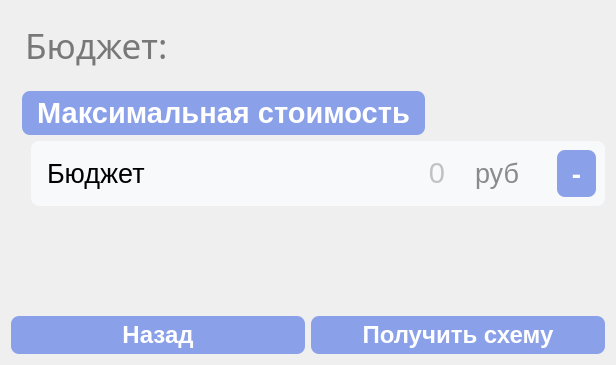
              <widget class="QWidget" name="output">
               <layout class="QVBoxLayout" name="verticalLayout_10">
                <item>
                 <layout class="QHBoxLayout" name="horizontalLayout_68" stretch="0,2">
                  <item>
                   <widget class="QLabel" name="label_45">
                    <property name="font">
                     <font>
                      <family>Montserrat</family>
                      <pointsize>26</pointsize>
                     </font>
                    </property>
                    <property name="focusPolicy">
                     <enum>Qt::NoFocus</enum>
                    </property>
                    <property name="layoutDirection">
                     <enum>Qt::LeftToRight</enum>
                    </property>
                    <property name="styleSheet">
                     <string notr="true">color:rgb(120, 120, 120);
margin-top: 5px;
padding: 5px;</string>
                    </property>
                    <property name="text">
                     <string>Бюджет:</string>
                    </property>
                    <property name="textFormat">
                     <enum>Qt::PlainText</enum>
                    </property>
                    <property name="alignment">
                     <set>Qt::AlignLeading|Qt::AlignLeft|Qt::AlignVCenter</set>
                    </property>
                    <property name="wordWrap">
                     <bool>false</bool>
                    </property>
                   </widget>
                  </item>
                  <item>
                   <spacer name="horizontalSpacer_43">
                    <property name="orientation">
                     <enum>Qt::Horizontal</enum>
                    </property>
                    <property name="sizeHint" stdset="0">
                     <size>
                      <width>40</width>
                      <height>20</height>
                     </size>
                    </property>
                   </spacer>
                  </item>
                 </layout>
                </item>
                <item>
                 <layout class="QHBoxLayout" name="horizontalLayout_29">
                  <item>
                   <widget class="QPushButton" name="pushButton_9">
                    <property name="font">
                     <font>
                      <pointsize>22</pointsize>
                      <weight>75</weight>
                      <bold>true</bold>
                     </font>
                    </property>
                    <property name="styleSheet">
                     <string notr="true">QPushButton {
background-color:rgb(138, 161, 233);
color:rgb(255, 255, 255);
font-weight: 600;
border-radius: 8px;
padding: 5px 15px;
margin-top: 10px;
outline: 0px;
margin-left: 11px;
}
QPushButton:hover{
background-color: rgb(125, 143, 202);
}
</string>
                    </property>
                    <property name="text">
                     <string>Максимальная стоимость</string>
                    </property>
                   </widget>
                  </item>
                  <item>
                   <spacer name="horizontalSpacer_12">
                    <property name="orientation">
                     <enum>Qt::Horizontal</enum>
                    </property>
                    <property name="sizeHint" stdset="0">
                     <size>
                      <width>40</width>
                      <height>20</height>
                     </size>
                    </property>
                   </spacer>
                  </item>
                 </layout>
                </item>
                <item>
                 <widget class="QWidget" name="widget_49" native="true">
                  <property name="font">
                   <font>
                    <pointsize>36</pointsize>
                   </font>
                  </property>
                  <property name="styleSheet">
                   <string notr="true">margin-left: 20px;
border-radius: 8px;
background-color:rgb(248, 249, 251);
color: rgb(140, 139, 139);</string>
                  </property>
                  <layout class="QHBoxLayout" name="horizontalLayout_72">
                   <item>
                    <widget class="QLabel" name="money_text">
                     <property name="minimumSize">
                      <size>
                       <width>0</width>
                       <height>0</height>
                      </size>
                     </property>
                     <property name="maximumSize">
                      <size>
                       <width>16777215</width>
                       <height>16777215</height>
                      </size>
                     </property>
                     <property name="font">
                      <font>
                       <pointsize>20</pointsize>
                      </font>
                     </property>
                     <property name="styleSheet">
                      <string notr="true">background-color:rgb(248, 249, 251);
color: rgb(0, 0, 0);
margin-right: 0px;
</string>
                     </property>
                     <property name="inputMethodHints">
                      <set>Qt::ImhNone</set>
                     </property>
                     <property name="text">
                      <string>Бюджет</string>
                     </property>
                     <property name="wordWrap">
                      <bool>true</bool>
                     </property>
                    </widget>
                   </item>
                   <item>
                    <widget class="QLineEdit" name="money">
                     <property name="minimumSize">
                      <size>
                       <width>0</width>
                       <height>0</height>
                      </size>
                     </property>
                     <property name="font">
                      <font>
                       <family>MS Shell Dlg 2</family>
                       <pointsize>22</pointsize>
                       <weight>50</weight>
                       <italic>false</italic>
                       <bold>false</bold>
                       <strikeout>false</strikeout>
                      </font>
                     </property>
                     <property name="layoutDirection">
                      <enum>Qt::LeftToRight</enum>
                     </property>
                     <property name="styleSheet">
                      <string notr="true">background-color:rgb(248, 249, 251);
color: rgb(140, 139, 139);
outline: 0px;
padding-left: 10px;
margin-left: 20px;
margin-right: 10px;
border-top-left-radius: 0px;
border-bottom-left-radius: 00px;
border: none;

</string>
                     </property>
                     <property name="alignment">
                      <set>Qt::AlignRight|Qt::AlignTrailing|Qt::AlignVCenter</set>
                     </property>
                     <property name="placeholderText">
                      <string>0</string>
                     </property>
                    </widget>
                   </item>
                   <item>
                    <widget class="QLabel" name="dimension_money">
                     <property name="font">
                      <font>
                       <pointsize>20</pointsize>
                      </font>
                     </property>
                     <property name="styleSheet">
                      <string notr="true">margin-left: 5px;
margin-right: 5px;</string>
                     </property>
                     <property name="text">
                      <string>руб</string>
                     </property>
                    </widget>
                   </item>
                   <item>
                    <widget class="QPushButton" name="clean_money">
                     <property name="font">
                      <font>
                       <family>Montserrat</family>
                       <pointsize>20</pointsize>
                       <weight>75</weight>
                       <bold>true</bold>
                      </font>
                     </property>
                     <property name="styleSheet">
                      <string notr="true">QPushButton {
background-color:rgb(138, 161, 233);
color:rgb(255, 255, 255);
font-weight: 600;
border-radius: 8px;
padding: 5px 15px;
outline: 0px;
}
QPushButton:hover{
background-color: rgb(125, 143, 202);
}</string>
                     </property>
                     <property name="text">
                      <string>-</string>
                     </property>
                    </widget>
                   </item>
                  </layout>
                 </widget>
                </item>
                <item>
                 <layout class="QHBoxLayout" name="horizontalLayout_34"/>
                </item>
                <item>
                 <layout class="QVBoxLayout" name="verticalLayout_9">
                  <item>
                   <spacer name="verticalSpacer_11">
                    <property name="orientation">
                     <enum>Qt::Vertical</enum>
                    </property>
                    <property name="sizeHint" stdset="0">
                     <size>
                      <width>20</width>
                      <height>40</height>
                     </size>
                    </property>
                   </spacer>
                  </item>
                 </layout>
                </item>
                <item>
                 <widget class="QLabel" name="gotov_shema">
                  <property name="font">
                   <font>
                    <family>Montserrat</family>
                    <pointsize>26</pointsize>
                   </font>
                  </property>
                  <property name="styleSheet">
                   <string notr="true">color:rgb(120, 120, 120);</string>
                  </property>
                  <property name="frameShape">
                   <enum>QFrame::NoFrame</enum>
                  </property>
                  <property name="text">
                   <string/>
                  </property>
                 </widget>
                </item>
                <item>
                 <layout class="QHBoxLayout" name="horizontalLayout_87">
                  <item>
                   <widget class="QPushButton" name="from_exp_to_conclusion">
                    <property name="font">
                     <font>
                      <pointsize>18</pointsize>
                      <weight>75</weight>
                      <bold>true</bold>
                     </font>
                    </property>
                    <property name="styleSheet">
                     <string notr="true">QPushButton {
background-color:rgb(138, 161, 233);
color:rgb(255, 255, 255);
font-weight: 600;
border-radius: 8px;
padding: 5px 15px;
margin-top: 10px;
outline: 0px;
}
QPushButton:hover{
background-color: rgb(125, 143, 202);
}
</string>
                    </property>
                    <property name="text">
                     <string>Назад</string>
                    </property>
                   </widget>
                  </item>
                  <item>
                   <widget class="QPushButton" name="calculation">
                    <property name="font">
                     <font>
                      <pointsize>18</pointsize>
                      <weight>75</weight>
                      <bold>true</bold>
                     </font>
                    </property>
                    <property name="styleSheet">
                     <string notr="true">QPushButton {
background-color:rgb(138, 161, 233);
color:rgb(255, 255, 255);
font-weight: 600;
border-radius: 8px;
padding: 5px 15px;
margin-top: 10px;
outline: 0px;
}
QPushButton:hover{
background-color: rgb(125, 143, 202);
}
</string>
                    </property>
                    <property name="text">
                     <string>Получить схему</string>
                    </property>
                   </widget>
                  </item>
                 </layout>
                </item>
               </layout>
              </widget>
